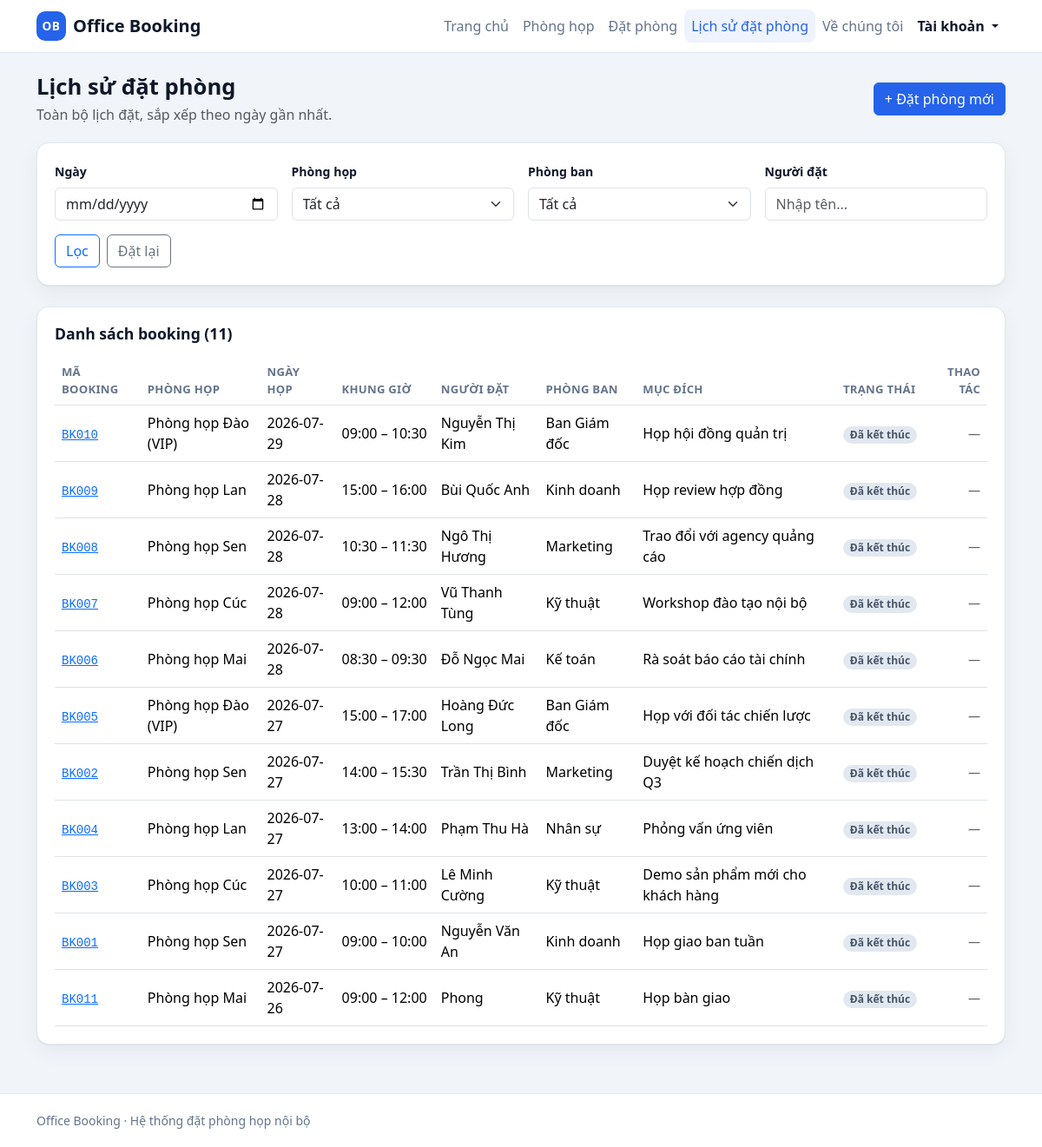
The app's page /history with its own data.
### tables this page shows
CREATE TABLE bookings (
    id         TEXT PRIMARY KEY,
    room_id    TEXT NOT NULL,
    date       TEXT NOT NULL,
    start_time TEXT NOT NULL,
    end_time   TEXT NOT NULL,
    booked_by  TEXT NOT NULL,
    department TEXT NOT NULL,
    purpose    TEXT NOT NULL,
    created_at TEXT NOT NULL DEFAULT (datetime('now')), status TEXT NOT NULL DEFAULT 'active', cancelled_at TEXT, user_id TEXT,
    FOREIGN KEY (room_id) REFERENCES rooms (id)
);

CREATE TABLE rooms (
    id        TEXT PRIMARY KEY,
    name      TEXT    NOT NULL,
    floor     INTEGER NOT NULL,
    capacity  INTEGER NOT NULL,
    equipment TEXT    NOT NULL DEFAULT '[]',
    image     TEXT,
    status    TEXT    NOT NULL DEFAULT 'active'
);

### app.py (the view)
@app.route("/history")
def history():
    filters = {
        "date": request.args.get("date", ""),
        "room_id": request.args.get("room_id", ""),
        "department": request.args.get("department", ""),
        "booked_by": request.args.get("booked_by", ""),
    }
    return render_template(
        "history.html",
        bookings=services.list_bookings(
            date=filters["date"] or None,
            room_id=filters["room_id"] or None,
            department=filters["department"] or None,
            booked_by=filters["booked_by"] or None,
        ),
        rooms=services.list_rooms(),
        departments=services.list_departments(),
        filters=filters,
        highlight=request.args.get("highlight", ""),
    )

### app.py (called while the page is built)
@app.context_processor
def inject_globals():
    return {
        "today": date_cls.today().isoformat(),
        "app_name": "Office Booking",
        "is_admin": session.get("is_admin", False),
        "current_user": session.get("user"),
        "csrf_token": _csrf_token,
        "booking_min_time": f"{services.BOOKING_MIN_HOUR:02d}:00",
        "booking_max_time": f"{services.BOOKING_MAX_HOUR:02d}:00",
    }

### database.py (called while the page is built)
def get_connection():
    conn = sqlite3.connect(DB_PATH, timeout=10)
    conn.row_factory = sqlite3.Row
    conn.execute("PRAGMA foreign_keys = ON")
    return conn

### services.py (called while the page is built)
def room_to_dict(row):
    try:
        equipment = json.loads(row["equipment"] or "[]")
    except (TypeError, ValueError):
        equipment = []
    return {
        "id": row["id"],
        "name": row["name"],
        "floor": row["floor"],
        "capacity": row["capacity"],
        "equipment": equipment,
        "image": row["image"],
        "status": row["status"],
        "status_label": STATUS_LABELS.get(row["status"], row["status"]),
        "bookable": row["status"] == "active",
    }

def booking_state(date_str, start_time, end_time, now=None):
    now = now or datetime.now()
    try:
        start = datetime.strptime(f"{date_str} {start_time}", "%Y-%m-%d %H:%M")
        end = datetime.strptime(f"{date_str} {end_time}", "%Y-%m-%d %H:%M")
    except ValueError:
        return "upcoming"
    if now < start:
        return "upcoming"
    if now < end:
        return "ongoing"
    return "finished"

def list_rooms(floor=None, min_capacity=None, status=None):
    sql = "SELECT * FROM rooms WHERE 1 = 1"
    params = []
    if floor not in (None, "", "all"):
        sql += " AND floor = ?"
        params.append(int(floor))
    if min_capacity not in (None, "", "all"):
        sql += " AND capacity >= ?"
        params.append(int(min_capacity))
    if status not in (None, "", "all"):
        sql += " AND status = ?"
        params.append(status)
    sql += " ORDER BY floor, name"
    conn = get_connection()
    try:
        return [room_to_dict(r) for r in conn.execute(sql, params)]
    finally:
        conn.close()

def list_departments():
    conn = get_connection()
    try:
        return [
            r["department"]
            for r in conn.execute("SELECT DISTINCT department FROM bookings ORDER BY department")
        ]
    finally:
        conn.close()

### templates/history.html (shortened to what this page needs)
{% extends "base.html" %}
{% from "_macros.html" import state_badge, empty_state %}
{% block content %}
<div class="page-head">
  <div>
    <h1>Lịch sử đặt phòng</h1>
    <p class="text-muted mb-0">Toàn bộ lịch đặt, sắp xếp theo ngày gần nhất.</p>
  </div>
  <a class="btn btn-primary" href="{{ url_for('rooms') }}#availability">+ Đặt phòng mới</a>
</div>
<section class="panel mb-4">
  <form class="row g-3" id="historyFilter" method="get" action="{{ url_for('history') }}">
    <div class="col-12 col-md-3">
      <label class="form-label" for="date">Ngày</label>
      <input type="date" class="form-control" id="date" name="date" value="{{ filters.date }}">
    </div>
    <div class="col-12 col-md-3">
      <label class="form-label" for="room_id">Phòng họp</label>
      <select class="form-select" id="room_id" name="room_id">
        <option value="">Tất cả</option>
      </select>
    </div>
    <div class="col-12 col-md-3">
      <label class="form-label" for="department">Phòng ban</label>
      <select class="form-select" id="department" name="department">
        <option value="">Tất cả</option>
      </select>
    </div>
    <div class="col-12 col-md-3">
      <label class="form-label" for="booked_by">Người đặt</label>
      <input type="text" class="form-control" id="booked_by" name="booked_by"
             value="{{ filters.booked_by }}" placeholder="Nhập tên...">
    </div>
    <div class="col-12 d-flex gap-2">
      <button type="submit" class="btn btn-outline-primary">Lọc</button>
      <a class="btn btn-outline-secondary" href="{{ url_for('history') }}">Đặt lại</a>
    </div>
  </form>
</section>
<section class="panel">
  <div class="panel-head">
    <h2>Danh sách booking ({{ bookings | length }})</h2>
  </div>
  {% if bookings %}
    <div class="table-responsive">
      <table class="table table-hover align-middle mb-0 booking-table">
        <thead>
          <tr>
            <th>Mã booking</th><th>Phòng họp</th><th>Ngày họp</th><th>Khung giờ</th>
            <th>Người đặt</th><th>Phòng ban</th><th>Mục đích</th><th>Trạng thái</th>
            <th class="text-end">Thao tác</th>
          </tr>
        </thead>
        <tbody>
          {% for bk in bookings %}
            <tr class="{% if highlight == bk.id %}row-highlight{% endif %}
                       {% if bk.status == 'cancelled' %}row-cancelled{% endif %}">
              <td>
                <a href="{{ url_for('booking_detail', booking_id=bk.id) }}"
                   title="Xem chi tiết và lịch sử thay đổi"><code>{{ bk.id }}</code></a>
              </td>
              <td>{{ bk.room_name }}</td>
              <td>{{ bk.date }}</td>
              <td class="text-nowrap">{{ bk.start_time }} – {{ bk.end_time }}</td>
              <td>{{ bk.booked_by }}</td>
              <td>{{ bk.department }}</td>
              <td>{{ bk.purpose }}</td>
              <td>{{ state_badge(bk) }}</td>
              <td class="text-end text-nowrap">
                {% if bk.editable and (is_admin or (current_user and current_user.id == bk.user_id)) %}
                  <a class="btn btn-sm btn-outline-primary"
                     href="{{ url_for('booking_edit', booking_id=bk.id) }}">Sửa</a>
                  <a class="btn btn-sm btn-outline-danger"
                     href="{{ url_for('booking_cancel', booking_id=bk.id) }}">Huỷ</a>
                {% else %}
                  <span class="text-muted small">—</span>
                {% endif %}
              </td>
            </tr>
          {% endfor %}
        </tbody>
      </table>
    </div>
  {% else %}
    {{ empty_state('Không có lịch đặt nào',
                   'Không tìm thấy booking phù hợp với bộ lọc hiện tại.', '📋') }}
  {% endif %}
</section>
{% endblock %}

### templates/base.html (shortened to what this page needs)
<!DOCTYPE html>
<html lang="vi">
<head>
  <link href="https://cdn.jsdelivr.net/npm/bootstrap@5.3.3/dist/css/bootstrap.min.css" rel="stylesheet">
  <link rel="stylesheet" href="{{ url_for('static', filename='css/style.css') }}">
</head>
<body>
  <nav class="navbar navbar-expand-lg app-navbar sticky-top">
    <div class="container">
      <a class="navbar-brand" href="{{ url_for('index') }}">
        <span class="brand-mark">OB</span> {{ app_name }}
      </a>
      <div class="collapse navbar-collapse" id="mainNav">
        <ul class="navbar-nav ms-auto">
          <li class="nav-item">
            <a class="nav-link {% if request.endpoint == 'index' %}active{% endif %}"
               href="{{ url_for('index') }}">Trang chủ</a>
          </li>
          <li class="nav-item">
            <a class="nav-link {% if request.endpoint == 'rooms' %}active{% endif %}"
               href="{{ url_for('rooms') }}">Phòng họp</a>
          </li>
          <li class="nav-item">
            <a class="nav-link {% if request.endpoint == 'book' %}active{% endif %}"
               href="{{ url_for('book') }}">Đặt phòng</a>
          </li>
          <li class="nav-item">
            <a class="nav-link {% if request.endpoint == 'history' %}active{% endif %}"
               href="{{ url_for('history') }}">Lịch sử đặt phòng</a>
          </li>
          <li class="nav-item">
            <a class="nav-link {% if request.endpoint == 'about' %}active{% endif %}"
               href="{{ url_for('about') }}">Về chúng tôi</a>
          </li>
          <li class="nav-item dropdown">
            <a class="nav-link dropdown-toggle nav-user" href="#" id="accountMenu"
               role="button" data-bs-toggle="dropdown" aria-expanded="false">
              {%- if current_user %} 👤 {{ current_user.full_name }}
              {%- elif is_admin %} ⚙ Quản trị
              {%- else %} Tài khoản
              {%- endif %}
            </a>
          </li>
        </ul>
      </div>
    </div>
  </nav>
  <main class="container py-4">
    {% block content %}{% endblock %}
  </main>
  <footer class="app-footer">
    <div class="container">
      <span>{{ app_name }} · Hệ thống đặt phòng họp nội bộ</span>
    </div>
  </footer>
</body>
</html>

### templates/_macros.html (shortened to what this page needs)
{% macro state_badge(booking) -%}
  <span class="badge badge-{{ booking.state }}">{{ booking.state_label }}</span>
{%- endmacro %}

### static/css/style.css (style rules this page uses)
:root { --ob-primary: #2563eb; --ob-primary-dark: #1d4ed8; --ob-ink: #0f172a; --ob-muted: #64748b; --ob-surface: #ffffff; --ob-bg: #f1f5f9; --ob-border: #e2e8f0; --ob-radius: 14px; --ob-shadow: 0 1px 2px rgba(15, 23, 42, .06), 0 8px 24px rgba(15, 23, 42, .05); }
body { background: var(--ob-bg); color: var(--ob-ink); font-family: system-ui, -apple-system, "Segoe UI", Roboto, "Helvetica Neue", Arial, sans-serif; display: flex; flex-direction: column; min-height: 100vh; }
main { flex: 1 0 auto; }
.btn-primary { --bs-btn-bg: var(--ob-primary); --bs-btn-border-color: var(--ob-primary); --bs-btn-hover-bg: var(--ob-primary-dark); --bs-btn-hover-border-color: var(--ob-primary-dark); }
.app-navbar { background: var(--ob-surface); border-bottom: 1px solid var(--ob-border); }
.app-navbar .navbar-brand { font-weight: 700; color: var(--ob-ink); display: flex; align-items: center; gap: .5rem; }
.brand-mark { display: inline-flex; align-items: center; justify-content: center; width: 34px; height: 34px; border-radius: 10px; background: var(--ob-primary); color: #fff; font-size: .85rem; letter-spacing: .5px; }
.app-navbar .nav-link { color: var(--ob-muted); font-weight: 500; border-radius: 8px; padding: .45rem .85rem; }
.app-navbar .nav-link.active { color: var(--ob-primary); background: rgba(37, 99, 235, .08); }
.page-head { display: flex; flex-wrap: wrap; gap: 1rem; align-items: center; justify-content: space-between; margin-bottom: 1.25rem; }
.page-head h1 { font-size: 1.6rem; font-weight: 700; margin-bottom: .25rem; }
.panel { background: var(--ob-surface); border: 1px solid var(--ob-border); border-radius: var(--ob-radius); box-shadow: var(--ob-shadow); padding: 1.25rem; }
.panel-head { display: flex; align-items: center; justify-content: space-between; gap: 1rem; margin-bottom: 1rem; }
.panel-head h2 { font-size: 1.1rem; font-weight: 700; margin: 0; }
.app-footer { margin-top: 2rem; padding: 1.25rem 0; border-top: 1px solid var(--ob-border); background: var(--ob-surface); color: var(--ob-muted); font-size: .875rem; }
.badge { font-weight: 600; padding: .35em .65em; border-radius: 999px; }
.badge-finished { background: #e2e8f0; color: #475569; }
.app-navbar .nav-user { color: var(--ob-ink); font-weight: 600; }
.form-label { font-weight: 600; font-size: .88rem; }
.booking-table th { font-size: .82rem; text-transform: uppercase; letter-spacing: .02em; color: var(--ob-muted); }

### records on screen
bookings: id "BK010", room_name "Phòng họp Đào (VIP)", date "2026-07-29", start_time "09:00", end_time "10:30", booked_by "Nguyễn Thị Kim", department "Ban Giám đốc", purpose "Họp hội đồng quản trị", state_label "Đã kết thúc"
bookings: id "BK009", room_name "Phòng họp Lan", date "2026-07-28", start_time "15:00", end_time "16:00", booked_by "Bùi Quốc Anh", department "Kinh doanh", purpose "Họp review hợp đồng", state_label "Đã kết thúc"
bookings: id "BK008", room_name "Phòng họp Sen", date "2026-07-28", start_time "10:30", end_time "11:30", booked_by "Ngô Thị Hương", department "Marketing", purpose "Trao đổi với agency quảng cáo", state_label "Đã kết thúc"
bookings: id "BK007", room_name "Phòng họp Cúc", date "2026-07-28", start_time "09:00", end_time "12:00", booked_by "Vũ Thanh Tùng", department "Kỹ thuật", purpose "Workshop đào tạo nội bộ", state_label "Đã kết thúc"
bookings: id "BK006", room_name "Phòng họp Mai", date "2026-07-28", start_time "08:30", end_time "09:30", booked_by "Đỗ Ngọc Mai", department "Kế toán", purpose "Rà soát báo cáo tài chính", state_label "Đã kết thúc"
bookings: id "BK005", room_name "Phòng họp Đào (VIP)", date "2026-07-27", start_time "15:00", end_time "17:00", booked_by "Hoàng Đức Long", department "Ban Giám đốc", purpose "Họp với đối tác chiến lược", state_label "Đã kết thúc"
bookings: id "BK002", room_name "Phòng họp Sen", date "2026-07-27", start_time "14:00", end_time "15:30", booked_by "Trần Thị Bình", department "Marketing", purpose "Duyệt kế hoạch chiến dịch Q3", state_label "Đã kết thúc"
bookings: id "BK004", room_name "Phòng họp Lan", date "2026-07-27", start_time "13:00", end_time "14:00", booked_by "Phạm Thu Hà", department "Nhân sự", purpose "Phỏng vấn ứng viên", state_label "Đã kết thúc"
bookings: id "BK003", room_name "Phòng họp Cúc", date "2026-07-27", start_time "10:00", end_time "11:00", booked_by "Lê Minh Cường", department "Kỹ thuật", purpose "Demo sản phẩm mới cho khách hàng", state_label "Đã kết thúc"
bookings: id "BK001", room_name "Phòng họp Sen", date "2026-07-27", start_time "09:00", end_time "10:00", booked_by "Nguyễn Văn An", department "Kinh doanh", purpose "Họp giao ban tuần", state_label "Đã kết thúc"
bookings: id "BK011", room_name "Phòng họp Mai", date "2026-07-26", start_time "09:00", end_time "12:00", booked_by "Phong", department "Kỹ thuật", purpose "Họp bàn giao", state_label "Đã kết thúc"

### other values on screen
{{ app_name }} "Office Booking"
{{ bookings | length }} "11"
